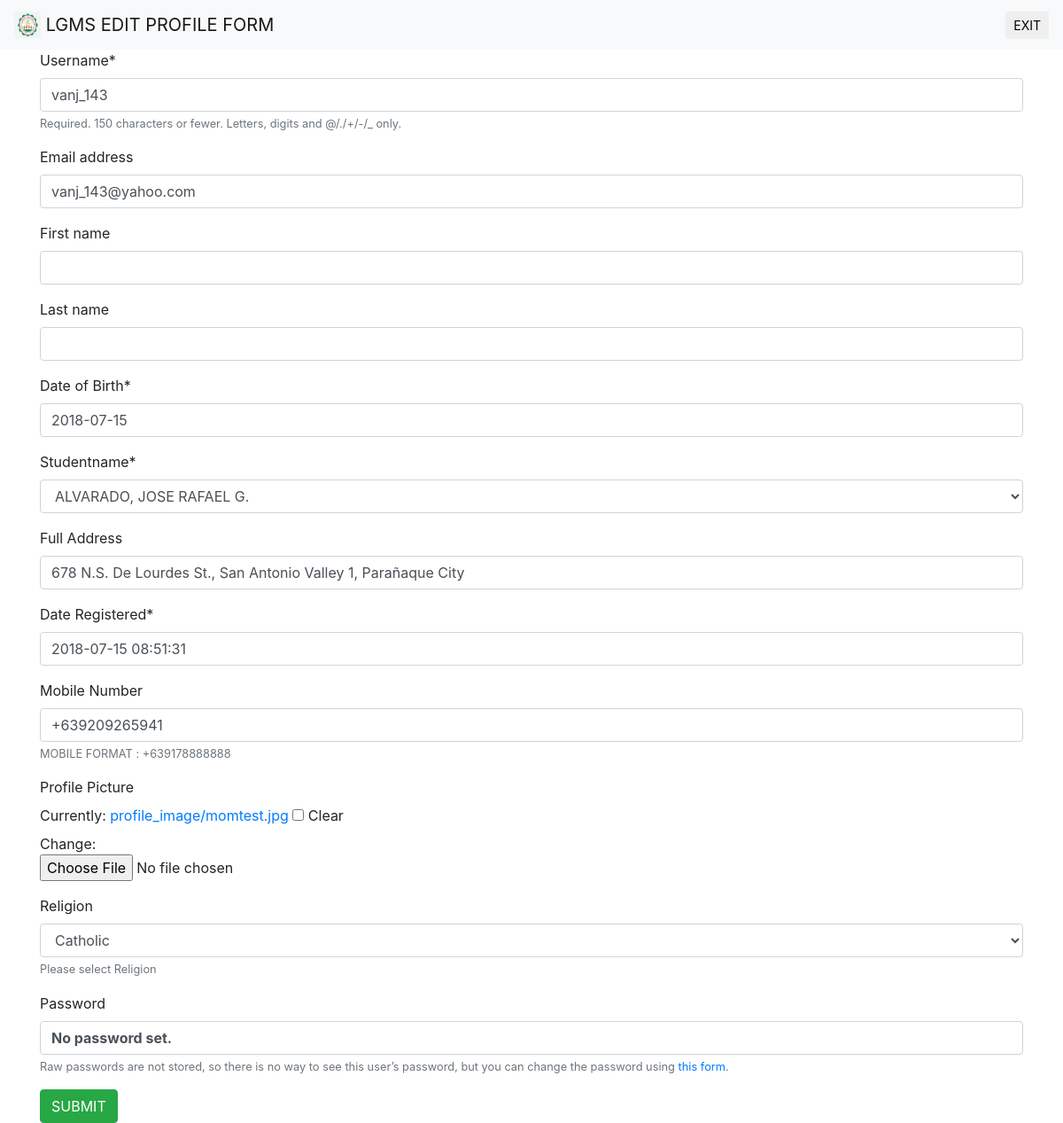
The app's page /editprofile/ (signed in) with its own data.
### students/models.py (models this page shows, shortened)
class CustomUser(AbstractUser):
    name = models.CharField('Mothers Complete Name', blank=True, max_length=64)
    fathersname = models.CharField('Fathers Complete Name', blank=True, max_length=64)
    guardiansname = models.CharField('Guardians Complete Name', blank=True, max_length=64)
    address = models.CharField('Full Address', max_length=300, blank=True)
    dateofbirth = models.DateField('Date of Birth', default=date.today)
    studentname = models.ForeignKey('Students', max_length=64, on_delete=models.CASCADE, blank=False, null=True, editable=True)
    dateuserjoined = models.DateTimeField('Date Registered', default=django.utils.timezone.now)
    dateupdatedbio = models.DateTimeField('Date Updated', default=django.utils.timezone.now)
    mobilenumber = PhoneNumberField('Mobile Number',help_text='MOBILE FORMAT : +639178888888', blank=True)
    homenumber = PhoneNumberField('Landline Number', blank=True, help_text='landline : +6328888888')
    profilepic = models.ImageField('Profile Picture',upload_to='profile_image', blank=True)
    studentbioidinfo = models.ForeignKey('StudentBio', max_length=10, on_delete=models.CASCADE, blank=False, null=True)
    typeofapplication = {
        ('CASA PROGRAM', 'CASA Program'),
        ('GRADE SCHOOL PROGRAM', 'Grade School Program'),
        ('JUNIOR HIGH SCHOOL PROGRAM', 'Junior High School Program'),
        ('SENIOR HIGH SCHOOL PROGRAM', 'Senior High School Program'),
        ('SPED', 'Special Education Program'),
    }
    applicationtype = models.CharField(max_length=64, choices=typeofapplication, blank=True, default='CASA PROGRAM', help_text="Choose Application Program")
    civilstats = {
        ('M', 'Married'),
        ('SP', 'Single Parent'),
        ('D', 'Divorcee'),
        ('W', 'Widowed'),
    }
    civilstatus = models.CharField(max_length=20, choices=civilstats, blank=True, default='M', help_text="Please select Civit Status")
    religionchoices = {
        ('C', 'Catholic'),
        ('B', 'Buddhist'),
        ('M', 'Muslim'),
        ('I', 'INC'),
    }
    religion = models.CharField(max_length=30, choices=religionchoices, blank=True, default='C', help_text="Please select Religion")
    class Meta:
        verbose_name_plural = "Users Information"
    class Meta:
        ordering = ['name']

class Students(models.Model):
    studentname = models.CharField('Student Name', max_length=64)
    student_id = models.IntegerField('Student ID')
    birthday = models.DateField('Date of Birth', default=date.today)
    groupchoice = {
        ('CASA AM', 'CM'),
        ( 'TEACH AM', 'TEA'),
        ( 'TEACH PM', 'TEP'),
        ( 'TEACH PM GRADE 1', 'TEP=GR1'),
        ( 'TEACH PM GRADE 2', 'TEP-GR2'),
        ( 'TEACH PM GRADE 3', 'TEP-GR3'),
        ( 'PLAY GROUP', 'PG'),
        ( 'CASA AFTERNOON 1:30', 'CA'),
        ( 'GRADE 1', 'G1'),
        ( 'GRADE 2', 'G2'),
        ( 'GRADE 3', 'G3'),
        ( 'GRADE 4', 'G4'),
        ( 'GRADE 5', 'G5'),
        ( 'GRADE 6', 'G6'),
        ( 'GRADE 7', 'G7'),
        ( 'GRADE 8', 'G8'),
        ( 'GRADE 9', 'G9'),
        ( 'GRADE 10', 'G10')
    }
    groupinfo = models.CharField(max_length=64, choices=groupchoice, blank=True, default='CASA AM', help_text="Choose Group for Students")
    class Meta:
        verbose_name_plural = 'Student Lists'
    def __str__(self):
        return '%s' % (self.studentname)

### students/views.py (the view)
# urls.py: path('editprofile/', views.editprofile, name='editprofile'),
def editprofile(request):
    try:
        profile = request.user.id
    except User.DoesNotExist:
        profile = CustomUser(user=request.user)
    if request.method == 'POST':
        profileform = EditProfileForm(request.POST, instance=request.user)
        if profileform.is_valid():
            profileform.save()
            update_session_auth_hash(request, form.users)
            return redirect('home')
        else:
            message.error(request, ('ERROR ON UPDATING PROFILE!'))
    else:
        profileform = EditProfileForm(instance=request.user)
        return render (request, 'students/editprofile.html', {'profileform': profileform})

### students/forms.py
class EditProfileForm(UserChangeForm):
    class Meta:
        model = CustomUser
        fields = ('username','email', 'first_name', 'last_name', 'dateofbirth', 'studentname', 'address', 'dateuserjoined', 'mobilenumber', 'profilepic', 'religion')

### students/templates/students/editprofile.html (shortened to what this page needs)
{% extends 'base.html' %}
{% load crispy_forms_tags %}
{% block content %}
<nav class="navbar navbar-light bg-light">
  <a class="navbar-brand" href="#">
    {% load static %}
    <img src="{% static 'images/lgmslogo.jpg'%}" width="30" height="30" class="d-inline-block align-top" alt="">
    LGMS EDIT PROFILE FORM
  </a>
  <a href="{% url 'logout'  %}">
    <button type="button" class="btn btn-default btn-sm {% url 'logout' %}">
     EXIT
    </button>
  </a>
</nav>
<div class="container">
  <form method="post">
    {{ profileform | crispy }}
    <a href="{% url 'home' %}" class="btn btn-success" role="button">SUBMIT</a>
  </form>
{% endblock %}

### records on screen
CustomUser: username "vanj_143", email "vanj_143@yahoo.com", dateofbirth "2018-07-15", address "678 N.S. De Lourdes St., San Antonio Valley 1, Parañaque City", dateuserjoined "2018-07-15 08:51:31", mobilenumber "+639209265941", religion "Catholic"
Students: studentname "ALVARADO, JOSE RAFAEL G."
